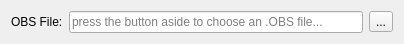
<?xml version="1.0" encoding="UTF-8"?>
<ui version="4.0">
 <class>RoverTab</class>
 <widget class="QWidget" name="RoverTab">
  <property name="geometry">
   <rect>
    <x>0</x>
    <y>0</y>
    <width>404</width>
    <height>43</height>
   </rect>
  </property>
  <property name="windowTitle">
   <string>Form</string>
  </property>
  <layout class="QGridLayout" name="gridLayout">
   <item row="0" column="0">
    <widget class="QLabel" name="lblChooseRoverOBS">
     <property name="text">
      <string>OBS File:</string>
     </property>
    </widget>
   </item>
   <item row="0" column="1">
    <widget class="QLineEdit" name="txtRoverOBSFile">
     <property name="placeholderText">
      <string>press the button aside to choose an .OBS file...</string>
     </property>
    </widget>
   </item>
   <item row="0" column="2">
    <widget class="QToolButton" name="btnChooseRoverOBS">
     <property name="text">
      <string>...</string>
     </property>
    </widget>
   </item>
  </layout>
 </widget>
 <resources/>
 <connections/>
</ui>
